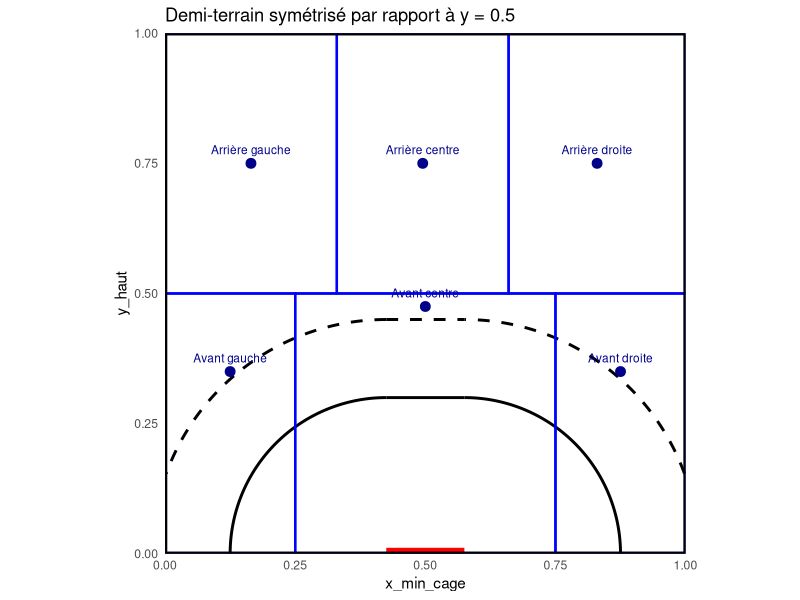

Write the R code that produced this figure.
library(ggplot2)

# -----------------------------
# Paramètres terrain et cage
# -----------------------------
x_centre <- 0.5
y_haut <- 0   # symétrie de 1 devient 0

largeur_cage <- 0.15
largeur_ligne <- 0.15

x_min_cage <- x_centre - largeur_cage/2
x_max_cage <- x_centre + largeur_cage/2

y_6m <- 1 - 0.7
y_9m <- 1 - 0.55

x_min_ligne <- x_centre - largeur_ligne/2
x_max_ligne <- x_centre + largeur_ligne/2

# -----------------------------
# Arcs originaux (rayon 0.3)
# -----------------------------
centre_x1 <- 0.425; centre_y1 <- 0; rayon1 <- 0.3
angles1 <- seq(pi/2, pi, length.out = 100)

arc1 <- data.frame(
  x = centre_x1 + rayon1 * cos(angles1),
  y = centre_y1 + rayon1 * sin(angles1)
)

centre_x2 <- 0.575; centre_y2 <- 0; rayon2 <- 0.3
angles2 <- seq(0, pi/2, length.out = 100)

arc2 <- data.frame(
  x = centre_x2 + rayon2 * cos(angles2),
  y = centre_y2 + rayon2 * sin(angles2)
)

# -----------------------------
# Arcs pointillés (rayon 0.45)
# -----------------------------
centre_x3 <- 0.425; centre_y3 <- 0; rayon3 <- 0.45
angles3 <- seq(pi/2, pi, length.out = 100)

arc3 <- data.frame(
  x = centre_x3 + rayon3 * cos(angles3),
  y = centre_y3 + rayon3 * sin(angles3)
)

centre_x4 <- 0.575; centre_y4 <- 0; rayon4 <- 0.45
angles4 <- seq(0, pi/2, length.out = 100)

arc4 <- data.frame(
  x = centre_x4 + rayon4 * cos(angles4),
  y = centre_y4 + rayon4 * sin(angles4)
)

# -----------------------------
# Zones avec symétrie
# -----------------------------
zones <- data.frame(
  zone = c("Arrière gauche", "Arrière centre", "Arrière droite",
           "Avant gauche", "Avant centre", "Avant droite"),
  x_min = c(0, 0.33, 0.66, 0, 0.25, 0.75),
  x_max = c(0.33, 0.66, 1, 0.25, 0.75, 1),
  y_min = 1 - c(0.5, 0.5, 0.5, 1, 1, 1),
  y_max = 1 - c(0, 0, 0, 0.5, 0.5, 0.5)
)

# Barycentres symétriques
zones$x_bar <- c((zones$x_min[1:3]+zones$x_max[1:3])/2, 0.125, 0.5, 0.875)
zones$y_bar <- 1 - c(0.25, 0.25, 0.25, 0.65, 0.525, 0.65)

# -----------------------------
# Graphique
# -----------------------------
p_terrain <- ggplot() +
  
  geom_rect(xmin=0, xmax=1, ymin=0, ymax=1,
            fill="grey95", color="black", linewidth=1) +
  
  geom_segment(aes(x=x_min_cage, y=y_haut,
                   xend=x_max_cage, yend=y_haut),
               color="red", linewidth=4) +
  
  geom_segment(aes(x=x_min_ligne, y=y_6m,
                   xend=x_max_ligne, yend=y_6m),
               color="black", linewidth=1) +
  
  geom_segment(aes(x=x_min_ligne, y=y_9m,
                   xend=x_max_ligne, yend=y_9m),
               color="black", linetype="dashed", linewidth=1) +
  
  geom_path(data=arc1, aes(x=x, y=y), linewidth=1) +
  geom_path(data=arc2, aes(x=x, y=y), linewidth=1) +
  
  geom_path(data=arc3, aes(x=x, y=y), linetype="dashed", linewidth=1) +
  geom_path(data=arc4, aes(x=x, y=y), linetype="dashed", linewidth=1) +
  
  geom_rect(data=zones,
            aes(xmin=x_min, xmax=x_max,
                ymin=y_min, ymax=y_max),
            fill=NA, color="blue", linewidth=0.8) +
  
  geom_point(data=zones,
             aes(x=x_bar, y=y_bar),
             color="darkblue", size=3) +
  
  geom_text(data=zones,
            aes(x=x_bar, y=y_bar, label=zone),
            color="darkblue", size=3, vjust=-1) +
  
  coord_fixed(ratio=1) +
  scale_x_continuous(limits=c(0,1), expand=c(0,0)) +
  scale_y_continuous(limits=c(0,1), expand=c(0,0)) +
  
  labs(title="Demi-terrain symétrisé par rapport à y = 0.5") +
  
  theme_minimal() +
  theme(
    panel.grid=element_blank(),
    panel.border = element_rect(color="black", fill=NA, linewidth=1.5)
  )

p_terrain
